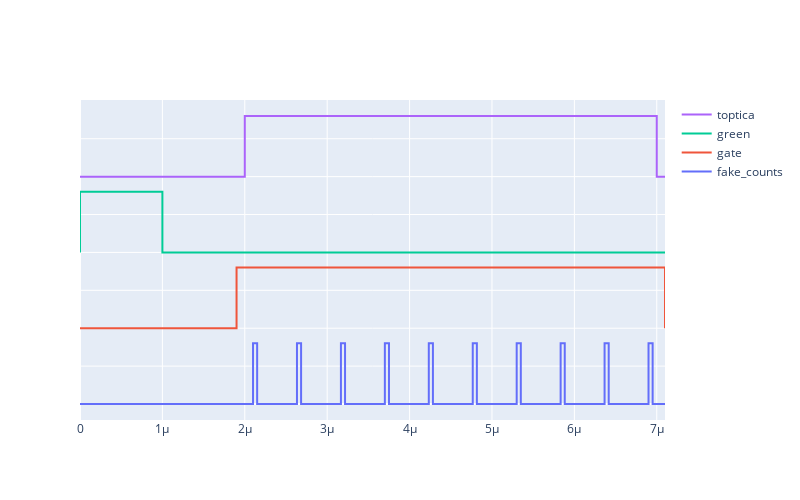

Notebook code for this chart:
### Markdown cell above
Let's start with defining the digital part of a typical rabi-sequence. We use the `rabi_element` function as defined in the `pulseblock` demo notebook:

### Code cell
# Can be used to slow things down
scaling = 1

# Define the pulse sequence
test_pulse = pb.PulseBlock(
    p_obj_list=[
        po.PTrue(ch='green',  dur=1e-6*scaling),
        po.PTrue(ch='toptica', t0=2e-6*scaling,  dur=5e-6*scaling),
        po.PTrue(ch='gate', t0=1.9e-6*scaling, dur=5.2e-6*scaling)
    ]
)

# Add some fake pulses in the "readout" window
count_t0s = np.linspace(2.1*10**-6, 6.9*10**-6, 10)*scaling
for count_t0 in count_t0s:
    test_pulse.insert(
        po.PTrue(
            ch='fake_counts',
            dur=50*10**-9*scaling,
            t0=count_t0
        )
    )

# Default states (in future, module should auto default to False)
test_pulse.dflt_dict = dict(
    gate=po.DFalse(),
    green=po.DFalse(),
    toptica=po.DFalse(),
    fake_counts=po.DFalse()
)

# Plot
iplot(test_pulse)

### Figure 1 — Plotly figure (JSON) as saved in the notebook; plotly's stock layout.template omitted (floating-point values rounded to 4 significant figures)
{"data": [{"hoverinfo": "text", "mode": "lines", "name": "fake_counts", "text": ["False", "2.10e-06", "2.10e-06", "True", "2.15e-06", "2.15e-06", "2.63e-06", "2.63e-06", "True", "2.68e-06", "2.68e-06", "3.17e-06", "3.17e-06", "True", "3.22e-06", "3.22e-06", "3.70e-06", "3.70e-06", "True", "3.75e-06", "3.75e-06", "4.23e-06", "4.23e-06", "True", "4.28e-06", "4.28e-06", "4.77e-06", "4.77e-06", "True", "4.82e-06", "4.82e-06", "5.30e-06", "5.30e-06", "True", "5.35e-06", "5.35e-06", "5.83e-06", "5.83e-06", "True", "5.88e-06", "5.88e-06", "6.37e-06", "6.37e-06", "True", "6.42e-06", "6.42e-06", "6.90e-06", "6.90e-06", "True", "6.95e-06", "6.95e-06", "7.10e-06"], "type": "scatter", "x": [0, 2.1e-06, 2.1e-06, 2.125e-06, 2.15e-06, 2.15e-06, 2.633e-06, 2.633e-06, 2.658e-06, 2.683e-06, 2.683e-06, 3.167e-06, 3.167e-06, 3.192e-06, 3.217e-06, 3.217e-06, 3.7e-06, 3.7e-06, 3.725e-06, 3.75e-06, 3.75e-06, 4.233e-06, 4.233e-06, 4.258e-06, 4.283e-06, 4.283e-06, 4.767e-06, 4.767e-06, 4.792e-06, 4.817e-06, 4.817e-06, 5.3e-06, 5.3e-06, 5.325e-06, 5.35e-06, 5.35e-06, 5.833e-06, 5.833e-06, 5.858e-06, 5.883e-06, 5.883e-06, 6.367e-06, 6.367e-06, 6.392e-06, 6.417e-06, 6.417e-06, 6.9e-06, 6.9e-06, 6.925e-06, 6.95e-06, 6.95e-06, 7.1e-06], "y": [0, 0, 0.8, 0.8, 0.8, 0, 0, 0.8, 0.8, 0.8, 0, 0, 0.8, 0.8, 0.8, 0, 0, 0.8, 0.8, 0.8, 0, 0, 0.8, 0.8, 0.8, 0, 0, 0.8, 0.8, 0.8, 0, 0, 0.8, 0.8, 0.8, 0, 0, 0.8, 0.8, 0.8, 0, 0, 0.8, 0.8, 0.8, 0, 0, 0.8, 0.8, 0.8, 0, 0]}, {"hoverinfo": "text", "mode": "lines", "name": "gate", "text": ["False", "1.90e-06", "1.90e-06", "True", "7.10e-06", "7.10e-06", "7.10e-06"], "type": "scatter", "x": [0, 1.9e-06, 1.9e-06, 4.5e-06, 7.1e-06, 7.1e-06, 7.1e-06], "y": [1, 1, 1.8, 1.8, 1.8, 1, 1]}, {"hoverinfo": "text", "mode": "lines", "name": "green", "text": ["False", "0.00e+00", "True", "1.00e-06", "1.00e-06", "7.10e-06"], "type": "scatter", "x": [0, 0, 5e-07, 1e-06, 1e-06, 7.1e-06], "y": [2, 2.8, 2.8, 2.8, 2, 2]}, {"hoverinfo": "text", "mode": "lines", "name": "toptica", "text": ["False", "2.00e-06", "2.00e-06", "True", "7.00e-06", "7.00e-06", "7.10e-06"], "type": "scatter", "x": [0, 2e-06, 2e-06, 4.5e-06, 7e-06, 7e-06, 7.1e-06], "y": [3, 3, 3.8, 3.8, 3.8, 3, 3]}], "layout": {"height": 500, "hovermode": "closest", "legend": {"traceorder": "reversed"}, "title": {"text": ""}, "width": 800, "yaxis": {"showticklabels": false}}}
